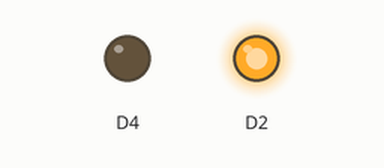
Recording of a sketch running on a simulated ESP8266 (Wemos D1 mini). Parts: output pins drawn as LEDs (lit = HIGH).

Above: at 0.1 s.
At 60.1 s:
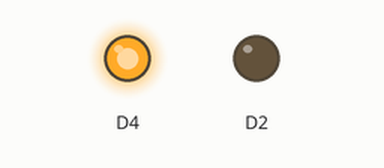
Timing chart, 0 to 61.6 s (numbered marks = the images above):
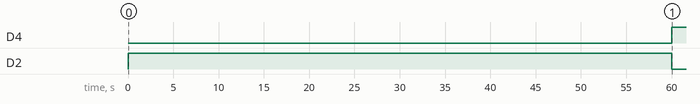

The sketch:

_1_ESP8266_UltraSimple_24h_1mn_watering_timer.ino
```cpp
/*
    ESP8266 D1 Board as irrigation timer
*/

/*Electronic
 *                      Vin 12V -----------+------------------O
 *                                         |
 *                                       ##### 470uF/25V
 *                                       -----                         PUMP
 *                                         |
 *                                        ---
 *
 *                         BD137
 *                           +-------+------------------------O
 *          220R             |       |
 *             ____        |/        |
 * D2 --------|____|-------|        ____
 *                         |\>       /\   1N4002
 *                           |       |
 *                          ---     ---
 */

//Target WeMos D1 R1 (ESP8266)

void setup() {
  Serial.begin(115200);
  pinMode(LED_BUILTIN, OUTPUT);     // Initialize the LED_BUILTIN pin as an output
  pinMode(D2, OUTPUT);     // Initialize the LED_BUILTIN pin as an output

}

void delay_one_min(void)
{
   delay(60 * 1000);
}

void delay_min(unsigned int m)
{
   for (unsigned int i = 0; i<m; i++)
      delay_one_min();
}

void delay_hour(unsigned int h)
{
   for (unsigned int i = 0; i<h; i++)
      delay_min(60);
}

// the loop function runs over and over again forever
void loop() {

  digitalWrite(LED_BUILTIN, LOW);   // Turn the LED on (Note that LOW is the voltage level
  digitalWrite(D2, HIGH);   // Turn the LED on (Note that LOW is the voltage level
                                    // but actually the LED is on; this is because
                                    // it is active low on the ESP-01)
  delay_min(1);
  digitalWrite(LED_BUILTIN, HIGH);  // Turn the LED off by making the voltage HIGH
  digitalWrite(D2, LOW);  // Turn the LED off by making the voltage HIGH
                       // Wait for two seconds (to demonstrate the active low LED)
  delay_hour(24);
}
```

Measured:
- by itself, D4: LOW → HIGH at 60.0 s
- by itself, D2: LOW → HIGH at 0.00 s, → LOW 60.0 s later
